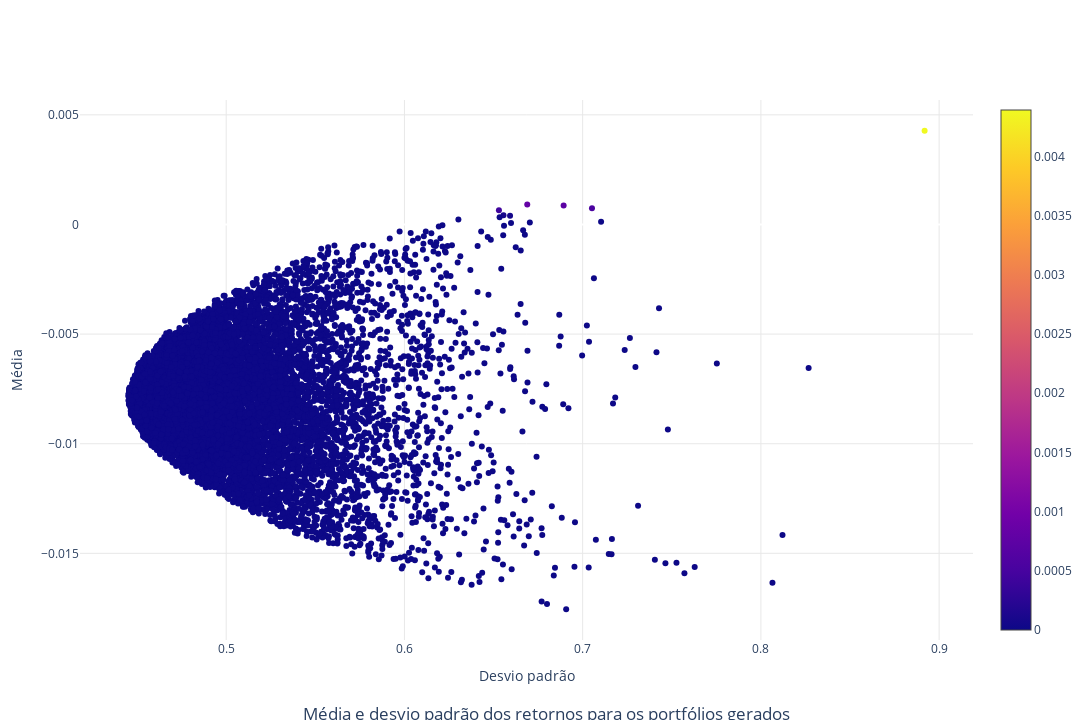

Source (notebook cell):
### Code cell
l = len(stds.flatten())
data = [go.Scatter(
            x=stds.flatten(),
            y=means.flatten(),
            mode='markers',            
             marker=dict(
                    color=sharpe.flatten(),
                    showscale=True,
                    cmax=sharpe.flatten().max(),
                    cmin=0,                 
                    )       
        )
       ]

title_text = "Média e desvio padrão dos retornos para os portfólios gerados"
title={'text': title_text, 'xanchor': 'center', 'yanchor': 'bottom', 'y':0, 'x':0.5,}

fig = go.Figure(data=data)

fig.update_layout(title=title, 
            xaxis_rangeslider_visible=False,  width=1280, height=720,
            xaxis_showgrid=True, xaxis_gridwidth=1, xaxis_gridcolor='#E8E8E8',
            yaxis_showgrid=True, yaxis_gridwidth=1, yaxis_gridcolor='#E8E8E8',
            yaxis_title="Média",
            xaxis_title="Desvio padrão",                  
            plot_bgcolor='rgba(0,0,0,0)'              
                 )
                  
fig.show()

### Figure 1 — Plotly figure (JSON) as saved in the notebook; plotly's stock layout.template omitted (floating-point values rounded to 4 significant figures; data arrays with more than 128 entries replaced by an {"elided": "..."} marker saying what was removed)
{"data": [{"marker": {"cmax": 0.004391, "cmin": 0, "color": {"elided": "10000 float values"}, "showscale": true}, "mode": "markers", "type": "scatter", "x": {"elided": "10000 float values"}, "y": {"elided": "10000 float values"}}], "layout": {"height": 720, "plot_bgcolor": "rgba(0,0,0,0)", "title": {"text": "Média e desvio padrão dos retornos para os portfólios gerados", "x": 0.5, "xanchor": "center", "y": 0, "yanchor": "bottom"}, "width": 1280, "xaxis": {"gridcolor": "#E8E8E8", "gridwidth": 1, "rangeslider": {"visible": false}, "showgrid": true, "title": {"text": "Desvio padrão"}}, "yaxis": {"gridcolor": "#E8E8E8", "gridwidth": 1, "showgrid": true, "title": {"text": "Média"}}}}
